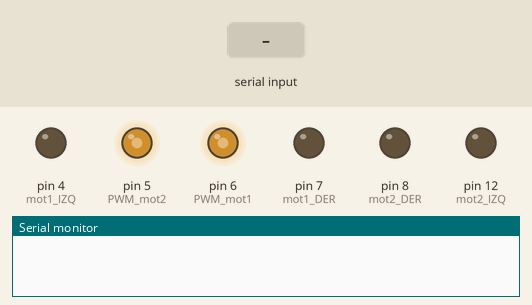
This sketch was run on a simulated Arduino Uno, built with avr-gcc and run on an emulated ATmega328P. Parts: output pins drawn as LEDs (lit = HIGH), the last lines printed to the serial monitor. Inputs (shaded band) come from the test bench.

Above: at 1.2 s.
1.3 s: "f" received over the second serial link
At 2.2 s:
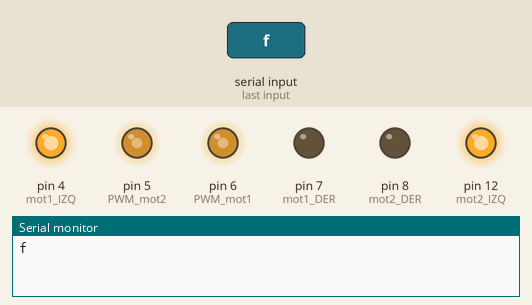
2.8 s: "b" received over the second serial link
At 3.3 s:
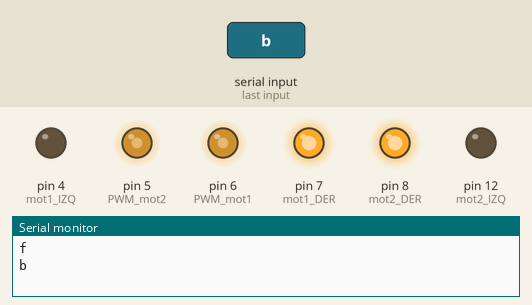
4.3 s: "r" received over the second serial link
At 5.5 s:
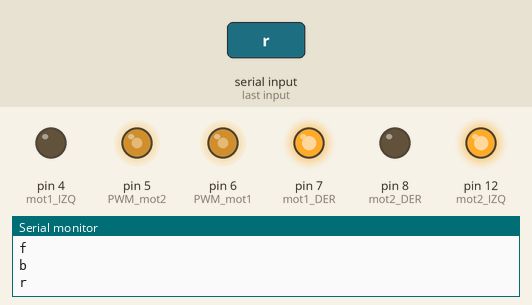
5.8 s: "l" received over the second serial link
At 6.8 s:
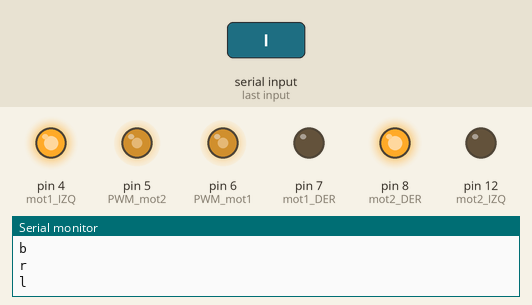
Timing chart, 0 to 8.3 s (numbered marks = the images above; inputs shaded):
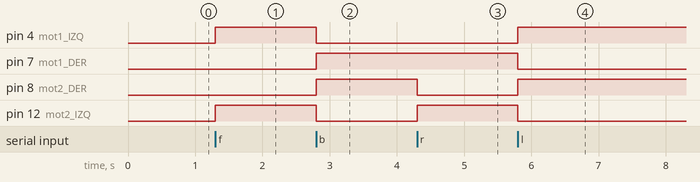

Measured:
- after the input at 1.3 s, pin 4 (mot1_IZQ), pin 12 (mot2_IZQ): LOW → HIGH at once
- after the input at 2.8 s, pin 4 (mot1_IZQ), pin 12 (mot2_IZQ): HIGH → LOW at once; pin 7 (mot1_DER), pin 8 (mot2_DER): LOW → HIGH at once
- after the input at 4.3 s, pin 8 (mot2_DER): HIGH → LOW at once; pin 12 (mot2_IZQ): LOW → HIGH at once
- after the input at 5.8 s, pin 4 (mot1_IZQ), pin 8 (mot2_DER): LOW → HIGH at once; pin 7 (mot1_DER), pin 12 (mot2_IZQ): HIGH → LOW at once

The sketch:

Auto.ino
```cpp
#include <SoftwareSerial.h>
#define TXD 10
#define RXD 11

#define mot1_IZQ 4
#define mot1_DER 7
#define mot2_DER 8
#define mot2_IZQ 12
#define PWM_mot1 6
#define PWM_mot2 5

SoftwareSerial modu(TXD, RXD); //comunicación entre arduino y módulo

char accion;

void setup() {
  modu.begin(9600);
  Serial.begin(9600);

  pinMode(mot1_IZQ, OUTPUT);
  pinMode(mot1_DER, OUTPUT);
  pinMode(mot2_IZQ, OUTPUT);
  pinMode(mot2_DER, OUTPUT);
  pinMode(PWM_mot1, OUTPUT);
  pinMode(PWM_mot2, OUTPUT);

  analogWrite(PWM_mot1, 150);
  analogWrite(PWM_mot2, 150);

}

void loop() {
  while (modu.available()){
    accion = modu.read();
    Serial.println(accion);
  }
  if (accion == 'f'){ //Si lee 'f', que el auto vaya adelante.
    adelante();
  }
  if (accion == 'b'){ //Si lee 'b', que vaya atrás.
    atras();
  }
  if (accion == 'r'){ //Si lee 'r', a la derecha.
    derecha();
  }
  if (accion == 'l'){
    izquierda();
  }
  if (accion == 'p'){
    freno();
  }
}


void adelante(){
  digitalWrite(mot1_IZQ,HIGH);
  digitalWrite(mot1_DER,LOW);
  digitalWrite(mot2_IZQ,HIGH);
  digitalWrite(mot2_DER,LOW);
}
void atras(){
  digitalWrite(mot1_IZQ,LOW);
  digitalWrite(mot1_DER,HIGH);
  digitalWrite(mot2_IZQ,LOW);
  digitalWrite(mot2_DER,HIGH);
}
void derecha(){
  digitalWrite(mot1_IZQ,LOW);
  digitalWrite(mot1_DER,HIGH);
  digitalWrite(mot2_IZQ,HIGH);
  digitalWrite(mot2_DER,LOW);
}
void izquierda(){
  digitalWrite(mot1_IZQ,HIGH);
  digitalWrite(mot1_DER,LOW);
  digitalWrite(mot2_IZQ,LOW);
  digitalWrite(mot2_DER,HIGH);
}
void freno(){
  digitalWrite(mot1_IZQ,LOW);
  digitalWrite(mot1_DER,LOW);
  digitalWrite(mot2_IZQ,LOW);
  digitalWrite(mot2_DER,LOW);
}
```
